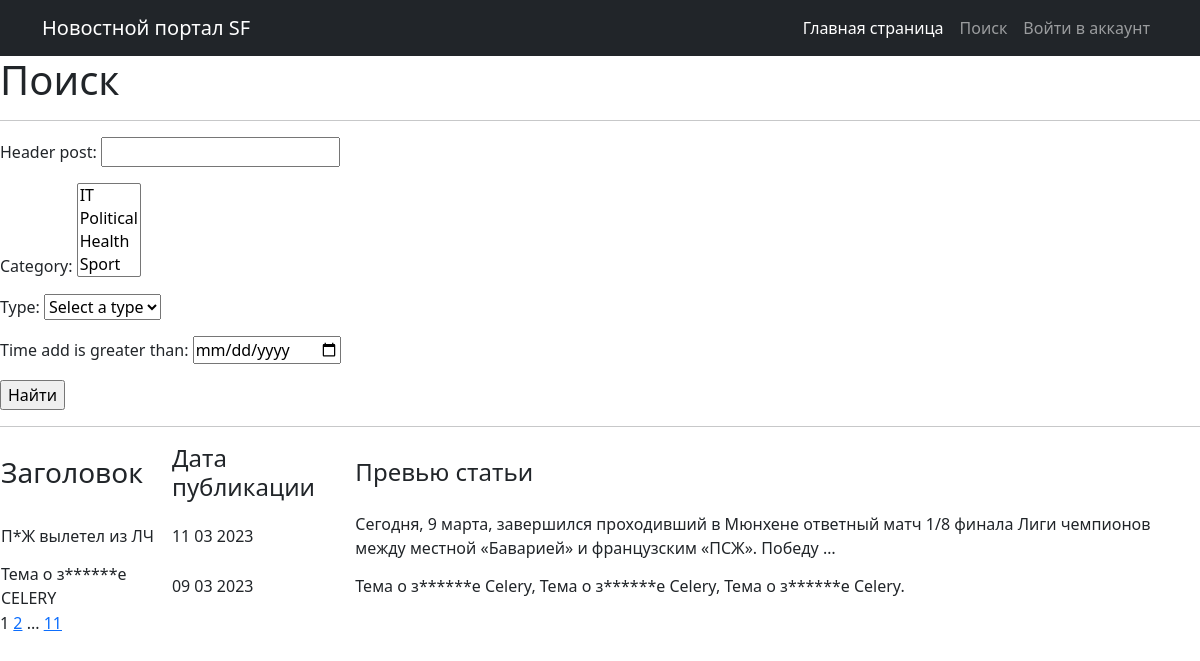
The page /news/search/ on the database as committed earlier.
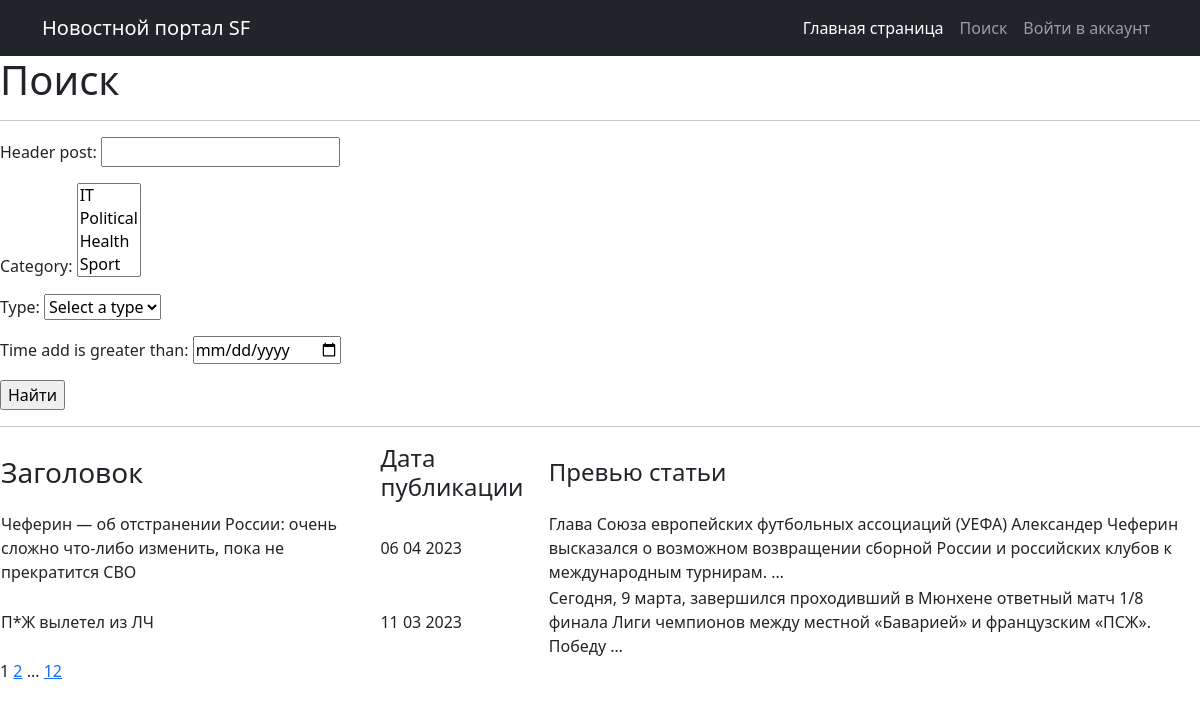
The same page on the database as committed later.
### news/models.py (models this page shows, shortened)
class Post(models.Model):
    news = 'NEWS'
    article = 'ART'
    TYPE = [
        (news, 'Новость'),
        (article, 'Статья')
    ]
    author = models.ForeignKey(Author, on_delete=models.CASCADE)
    category_type = models.CharField(max_length=4,
                                choices=TYPE,
                                default=news)
    time_add = models.DateTimeField(auto_now_add=True)
    category_post = models.ManyToManyField(Category, through='PostCategory')
    header_post = models.CharField(max_length=128)
    text = models.TextField()
    rating_post = models.SmallIntegerField(default=0)

### news/views.py (the view)
# urls.py: path('search/', PostSearch.as_view(), name='post_search'),
class PostSearch(ListView):
    model = Post
    ordering = '-time_add'
    template_name = 'search.html'
    context_object_name = 'posts'
    paginate_by = 2
    def get_queryset(self):
        queryset = super().get_queryset()
        self.filterset = PostFilter(self.request.GET, queryset)
        return self.filterset.qs
    def get_context_data(self, **kwargs):
        context = super().get_context_data(**kwargs)
        context['filterset'] = self.filterset
        return context

### news/models.py (called while the page is built)
    def __str__(self):
        return f'{self.name_category}'

### news/templatetags/custom_filters.py (called while the page is built)
@register.filter()
def censor(value):
    bad_words = ['редиска','гад', 'здоровье', 'ПСЖ']
    if not isinstance(value, str):
        raise TypeError(f'Недопустимое значение{type(value)} Нужно ввести строковое значение')
    for word in value.split():
        if word.lower() in bad_words or word.upper() in bad_words:
            value = value.replace(word, f'{word[0]}{"*" * (len(word) - 2)}{word[-1]}')
    return value

### news/templatetags/custom_tags.py (called while the page is built)
@register.simple_tag(takes_context=True)
def url_replace(context, **kwargs):
    d = context['request'].GET.copy()
    for k, v in kwargs.items():
        d[k] = v
    return d.urlencode()

### templates/search.html (shortened to what this page needs)
{% extends 'flatpages/default.html' %}
{% load custom_filters %}
{% load custom_tags %}
{% block content %}
<h1>Поиск</h1>
<hr>
<form action="" method="get">
       {{ filterset.form.as_p }}
       <input type="submit" value="Найти" />
</form>
 <hr>
    {% if posts %}
        <table margin="auto">
            <tr>
                <td><h3>Заголовок</h3></td>
                <td><h4>Дата публикации</h4></td>
                <td><h4>Превью статьи</h4></td>
            </tr>
            {% for post in posts %}
                <tr>
                    <td>{{post.header_post|censor}}</td>
                    <td>{{post.time_add|date:'d m Y'}}</td>
                    <td>{{post.text|truncatewords:20|censor}}</td>
                </tr>
            {% endfor %}
        </table>
    {% else %}
        <h2>Новостей нет...</h2>
    {% endif %}
    {{page_obj.number}}
    {% if page_obj.has_next %}
        <a href="?{% url_replace page=page_obj.next_page_number %}" > {{ page_obj.next_page_number }}</a>
        {% if paginator.num_pages != page_obj.next_page_number %}
            ...
            <a href="?{% url_replace page=page_obj.paginator.num_pages %}">{{ page_obj.paginator.num_pages }}</a>
        {% endif %}
    {% endif %}
{% endblock content %}

Rows that differ between the two databases and show on the page:
no longer on this page (row unchanged): Post: header_post|censor "Тема о з******е CELERY", time_add "09 03 2023", text|censor "Тема о з******е Celery, Тема о з******е Celery, Тема о з******е Celery."
added Post: header_post|censor "Чеферин — об отстранении России: очень сложно что‑либо изменить, пока не прекратится СВО", time_add "06 04 2023", text|censor "Глава Союза европейских футбольных ассоциаций (УЕФА) Александер Чеферин высказался о возможном возвращении сборной России и российских клубов к международным турнирам. …"
Other text that changed with them:
{{ page_obj.paginator.num_pages }}: "11" → "12"
